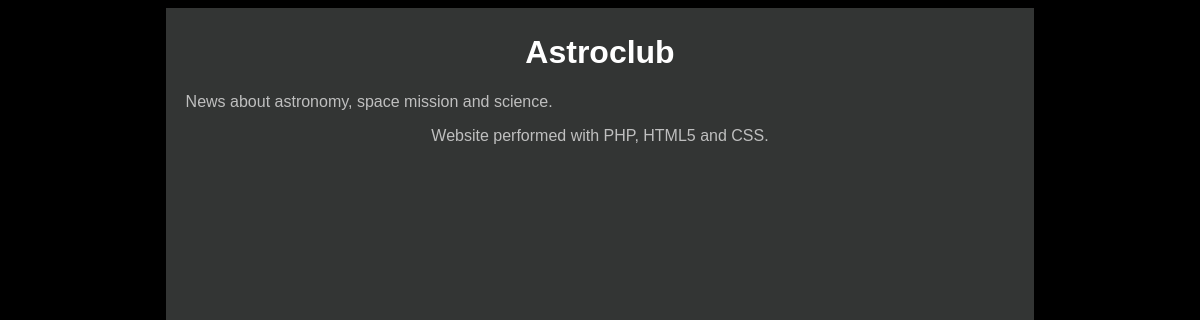
The app's page /, older data.
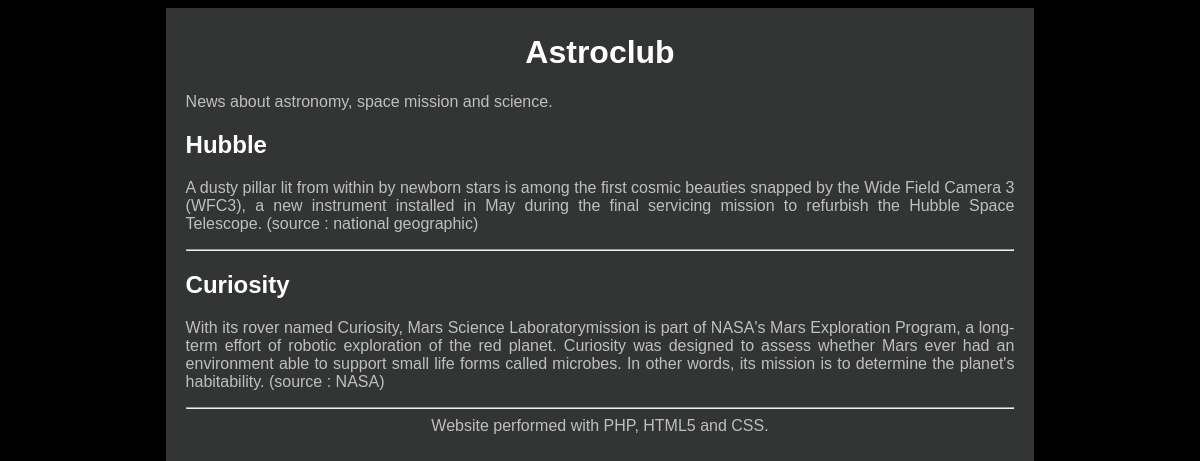
The same page, newer data.
### tables this page shows
CREATE TABLE T_ARTICLE (
  ARTICLE_ID       INTEGER      PRIMARY KEY AUTO_INCREMENT,
  ARTICLE_DATE     DATETIME     NOT NULL,
  ARTICLE_IMG      VARCHAR(200),
  ARTICLE_TITLE    VARCHAR(100) NOT NULL,
  ARTICLE_CONTENT  TEXT         NOT NULL
);

### Controller/ControllerIndex.class.php (called while the page is built)
<?php
require_once "Framework/Controller.class.php";
require_once "Framework/View.class.php";
require_once "Model/Article.class.php";
class ControllerIndex extends Controller {
    private $article;
    public function __construct() {
        $this->article = new Article();
    }
    public function index() {
        $articles = $this->article->getArticles();
        $this->generateView(array('articles' => $articles));
    }
}

### Framework/Router.class.php (called while the page is built, shortened)
<?php
require_once "Framework/View.class.php";
class Router {
    public function queryRouter() {
        try {
            $request = new Request($_REQUEST);
            $controller = $this->createController($request);
            $action = $this->createAction($request);
            $controller->executeAction($action);
        } catch (Exception $e) {
            $this->handleError($e);
        }
    }
    private function createController(Request $request) {
        $strController = "Index";
        $controllerClass = "Controller" . $strController;
        $controllerFile = "Controller/"  . $controllerClass . ".class.php";
        if(file_exists($controllerFile)) {
            $controller = new $controllerClass();
            $controller->setRequest($request);
            return $controller;
        } else {
            throw new Exception("File '$controllerFile' not found");;
        }
    }
    private function createAction(Request $request) {
        $action = "Index";
        return $action;
    }
}

### index.php (called while the page is built)
<?php
require "Framework/Router.class.php";
$router = new Router();
$router->queryRouter();

### Model/Article.class.php (called while the page is built, shortened)
<?php
require_once "Framework/Model.class.php";
class Article extends Model {
    public function getArticles() {
        $sql = 'SELECT ARTICLE_ID      as id,     ' .
               '       ARTICLE_TITLE   as title,  ' .
               '       ARTICLE_CONTENT as content ' .
               'FROM T_ARTICLE                    ' .
               'ORDER BY ARTICLE_ID desc ';
        $articles = $this->executeQuery($sql);
        return $articles;
    }
}

### Framework/Configuration.class.php (called while the page is built, shortened)
<?php
class Configuration {
    private static $parameters;
    public static function get($name, $defaultValue = null) {
        if(isset(self::getParam()[$name])) {
            $value = self::getParam()[$name];
        } else {
            $value = $defaultValue;
        }
        return $value;
    }
    private static function getParam() {
        if (self::$parameters == null) {
            $pathFile = getenv("CLEARDB_DATABASE_URL");
            if($pathFile == "") {
                $pathFile = "Configuration/dev.ini";
                if(!file_exists($pathFile)) {
                    throw new Exception("Config Dev file not found");
                } else {
                    self::$parameters = parse_ini_file($pathFile);
                }
            }
        }
        return self::$parameters;
    }
}

### Framework/Model.class.php (called while the page is built)
<?php
require "Framework/Configuration.class.php";
abstract class Model {
    private static $db;
    protected function executeQuery($sql, $params = null) {
        if ($params == null) {
            $result = self::getDb()->query($sql);
        } else {
            $result = self::getDb()->prepare($sql);
            $result->execute($params);
        }
        return $result;
    }
    private static function getDb() {
        if(self::$db == null) {
            $hostname = Configuration::get("hostname");
            $database = Configuration::get("database");
            $username = Configuration::get("username");
            $password = Configuration::get("password");
            self::$db =  new PDO("mysql:host=$hostname;dbname=$database",
                                 $username, $password,
                                 array(PDO::ATTR_ERRMODE => PDO::ERRMODE_EXCEPTION));
        }
        return self::$db;
    }
}

### View/Index/viewIndex.php (the view)
<?php $this->title = "Astroclub"; ?>
<?php foreach ($articles as $article): ?>
    <article>
        <header>
            <a href="<?php echo 'index.php?controller=article&id=' .
                                 $article['id']; ?>">
                <h1 class="titleArticle"><?php echo $article['title']; ?></h1>
            </a>
        </header>
        <p> <?php echo $article['content']; ?> </p>
    </article>
    <hr>
<?php endforeach; ?>

### View/template.php (shortened to what this page needs)
<!doctype html>
<html lang="en">
<head>
    <link rel="stylesheet" href="style.css" />
</head>
<body>
    <div id="global">
        <header>
            <a href="index.php"><h1 id="titlePage">Astroclub</h1></a>
            <p>News about astronomy, space mission and science.</p>
        </header>
        <div id="content">
            <?php echo $content; ?>
        </div>
        <footer id="footerPage">
            Website performed with PHP, HTML5 and CSS.
        </footer>
    </div>
</body>
</html>

### Framework/Controller.class.php (shortened to what this page needs)
<?php
require_once "Framework/View.class.php";
abstract class Controller {
    private $action;
    public function executeAction($action) {
        if(method_exists($this, $action)) {
            $this->action = $action;
            $this->{$this->action}();
        } else {
            $controllerClass = get_class($this);
            throw new Exception("Action '$action' undefined
                inside $controllerClass class");
        }
    }
    protected function generateView($viewData = array()) {
        $controllerClass = get_class($this);
        $controllerName  = str_replace("Controller", "", $controllerClass);
        $view = new View($this->action, $controllerName);
        $view->generate($viewData);
    }
}

### Framework/View.class.php (shortened to what this page needs)
<?php
class View {
    private $file;
    private $title;
    public function __construct($action, $controller = "") {
        $file = "View/";
        if($controller != "") {
            $file = $file . $controller . "/";
        }
        $this->file = $file . "view" . $action . ".php";
    }
    public function generate($data) {
        $content = $this->generateFile($this->file, $data);
        $view = $this->generateFile("View/template.php",
                                    array("title" => $this->title,
                                          "content" => $content));
        echo $view;
    }
    private function generateFile($file, $data) {
        if (file_exists($file)) {
            extract($data);
            require $file;
            return ob_get_clean();
        } else {
            throw new Exception("File '$file' not found");
        }
    }
}

### style.css (style rules this page uses)
html, body { height: 100%; }
body { color: #bfbfbf; background: black; font-family: 'Futura-Medium', 'Futura', 'Trebuchet MS', sans-serif; }
h1 { color: white; }
header a { text-decoration: none; }
#global { min-height: 100%; background: #333534; width: 70%; margin: auto; text-align: justify; padding: 5px 20px; }
#titlePage, #footerPage { text-align: center; }

Row changes from the older to the newer data that the page shows:
added t_article: ARTICLE_TITLE "Hubble", ARTICLE_CONTENT "A dusty pillar lit from within by newborn stars is among the first cosmic beauties snapped by the Wide Field Camera 3 (WFC3), a new instrument installed in May during the final servicing mission to refurbish the Hubble Space Telescope. (source : national geographic)"
added t_article: ARTICLE_TITLE "Curiosity", ARTICLE_CONTENT "With its rover named Curiosity, Mars Science Laboratorymission is part of NASA's Mars Exploration Program, a long-term effort of robotic exploration of the red planet. Curiosity was designed to assess whether Mars ever had an environment able to support small life forms called microbes. In other words, its mission is to determine the planet's habitability. (source : NASA)"
